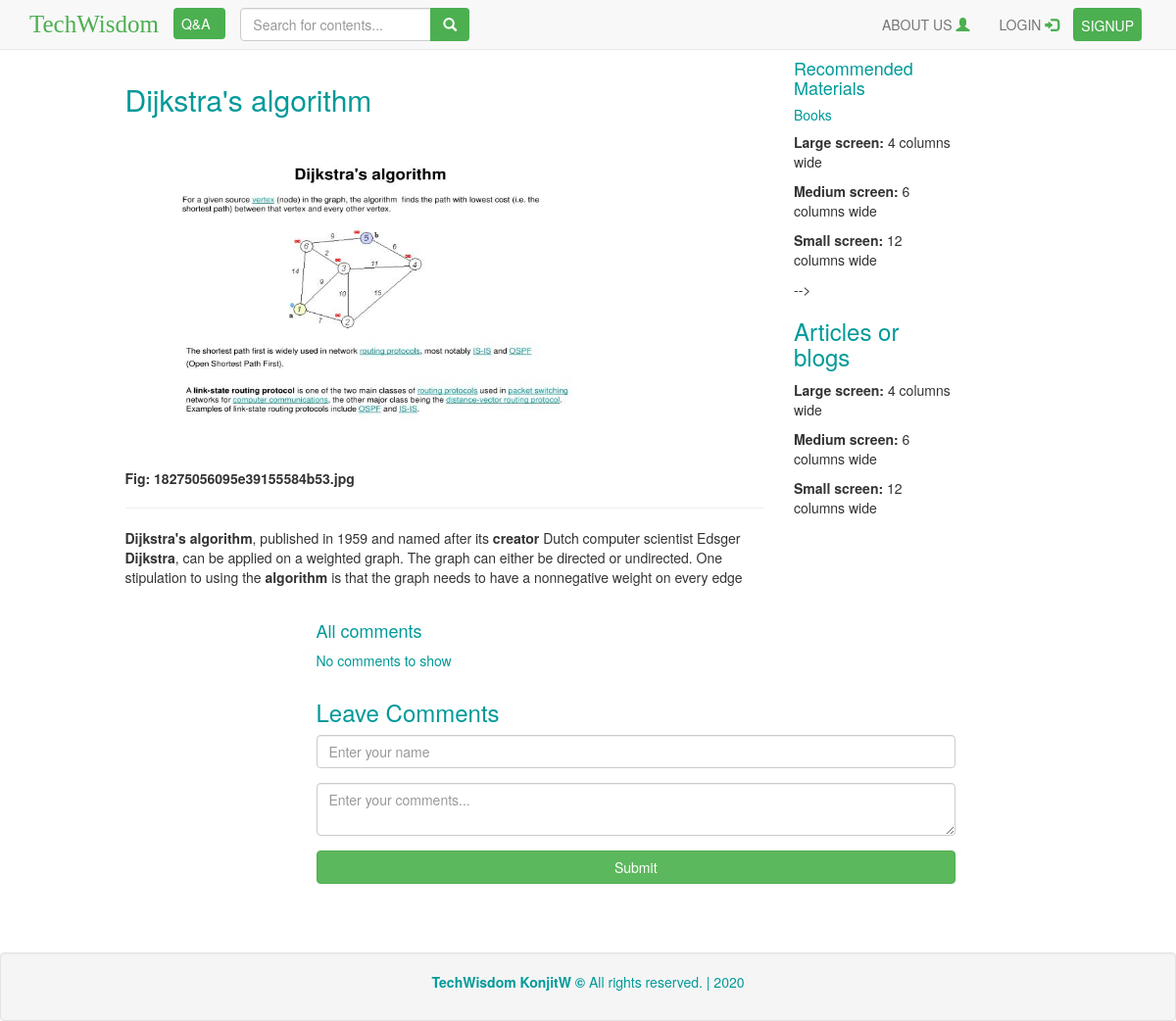
The app's page /units/Dijkstras-algorithm with its own data.
### tables this page shows
CREATE TABLE `units` (
  `id` int(11) NOT NULL,
  `title` varchar(255) DEFAULT NULL,
  `body` text DEFAULT NULL,
  `slug` varchar(255) DEFAULT NULL,
  `created_at` timestamp NULL DEFAULT current_timestamp(),
  `subcategory_id` int(11) DEFAULT NULL,
  `unit_img` varchar(255) DEFAULT NULL,
  `user_id` int(11) DEFAULT NULL,
  `resources` varchar(300) DEFAULT NULL
);

### application/controllers/Units.php (called while the page is built, shortened)
<?php
class Units extends CI_Controller{
    public function view( $id ){
        $data['welcome'] = 'Welcome to TechWisdom, ';
        $data['unit'] = $this->unit->get_units($id);
        $unit_id = $data['unit']['id'];
        $data['categories'] = $this->unit->get_categories();
        $data['title'] = $data['unit']['title'];
        $data['comments'] = $this->unit->get_comments($unit_id);
        $data['image_name'] = $data['unit']['unit_img'];
        $this->load->view('templates/header', $data);
        $this->load->view('units/view', $data);
        $this->load->view('templates/footer');
    }
}

### index.php (called while the page is built, shortened)
<?php
require_once BASEPATH.'core/CodeIgniter.php';

### application/models/Unit.php (called while the page is built, shortened)
<?php
class Unit extends CI_Model{
    public function get_units( $slug , $limit = FALSE, $offset = FALSE)
    {
       $query = $this->db->get_where('units', array('slug' => $slug));
       return $query->row_array();
    }
}

### application/views/units/view.php (the view, shortened to what this page needs)
<!DOCTYPE html>
<div class="row">
    <div class="col-md-offset-1 col-md-7 col-sm-6 col-xs-12 content">
        <h2 style="color: #099"><?php echo $unit['title']; ?></h2>
        <div>
        <img  id="img-about" class="img-responsive" style="height:350px; width: 500px" src="<?php echo site_url(); ?>uploads/<?php echo $unit['unit_img']; ?>">
        </div>
        <p ><strong>Fig: <?php echo $image_name; ?></strong></p>
        <hr>
        <div class="post-body">
            <?php echo $unit['body']; ?>
        </div>
    </div>
    <div class="col-md-2 col-sm-6 col-xs-12 sidebar">
        <h4 style="color: #099;">Recommended Materials</h4>
        <h5 style="color: #099;">Books</h5>
        <p><strong>Large screen: </strong>4 columns wide</p>
        <p><strong>Medium screen: </strong>6 columns wide</p>
        <p><strong>Small screen: </strong>12 columns wide</p>-->
        <h3 style="color: #099;">Articles or blogs</h3>
        <p><strong>Large screen: </strong>4 columns wide</p>
        <p><strong>Medium screen: </strong>6 columns wide</p>
        <p><strong>Small screen: </strong>12 columns wide</p>
    </div>
</div>
<div class="row">
    <div class="col-md-offset-3  col-md-7 col-sm-6 col-xs-12 ">
     <h4 style="color: #099;">All comments</h4>
       <?php if(!$comments) : ?>
     <p style="color: #099;">No comments to show</p>
       <?php endif;?>
    </div>
</div>
<div class="row">
  <div class="col-md-offset-3 col-md-7 col-sm-6 col-xs-12 ">
        <h3 style="color: #099">Leave Comments</h3>
        <?php echo form_open('units/create_comment/' . $unit['id']); ?>
        <div class="form-group">
          <input type="text" name="name" class="form-control" placeholder="Enter your name">
        </div>
        <div class="form-group">
           <textarea name="body" class="form-control" placeholder="Enter your comments..."></textarea>
        </div>
        <button class="btn btn-success btn-block" type="submit">Submit</button>
        <?php echo form_close(); ?>
    </div>
</div>

### records on screen
units: title "Dijkstra's algorithm", unit_img (picture), unit_img "18275056095e39155584b53.jpg", body "Dijkstra's algorithm , published in 1959 and named after its creator Dutch computer scientist Edsger Dijkstra , can be applied on a weighted graph. The graph can either be directed or undirected. One stipulation to using the algorithm is that the graph needs to have a nonnegative weight on every edge"
